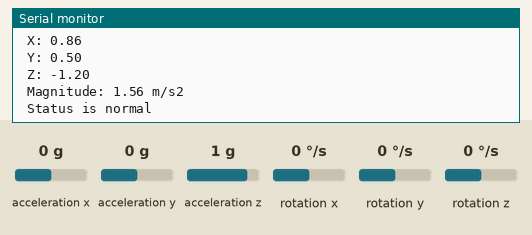
This sketch was run on a simulated ESP32. Shown: the last lines printed to the serial monitor. The test bench sets the inputs (shaded band); at power-on: acceleration x 0 g, acceleration y 0 g, acceleration z 1 g, rotation x 0 °/s, rotation y 0 °/s, rotation z 0 °/s.

Above: at 2.7 s.
2.8 s: acceleration x set to -1.4 g
At 3.09 s:
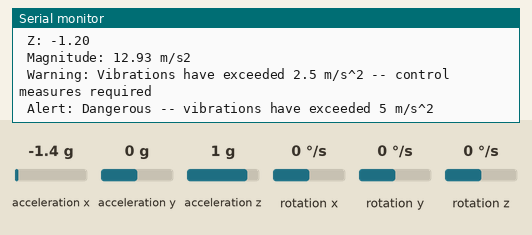
4.4 s: acceleration y set to -1.4 g
At 4.57 s:
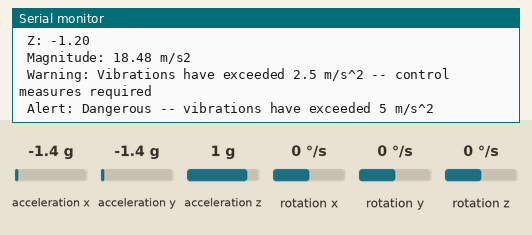
5.9 s: acceleration z set to -1.4 g
At 6.27 s:
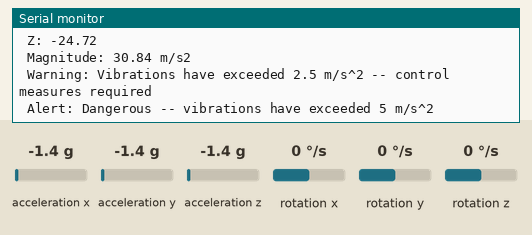
Timing chart, 0 to 8.9 s (numbered marks = the images above; inputs shaded):
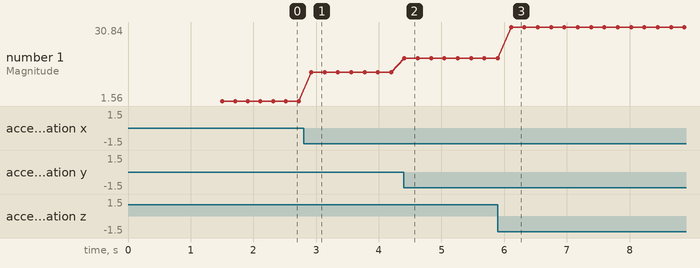

Measured:
- after the input at 2.8 s, the serial monitor: prints a new line after 0.12 s (image 1)
- after the input at 4.4 s, the serial monitor: prints a new line at once (image 2)
- after the input at 5.9 s, the serial monitor: prints a new line after 0.21 s (image 3)
- plotted number 1: 1.56 → 12.93 after the input at 2.8 s, 12.93 → 18.48 after the input at 4.4 s, 18.48 → 30.84 after the input at 5.9 s

The sketch:

MPU6050code.ino
```cpp
#include "MPU6050.h"
#include <Wire.h>

MPU6050 mpu;

void setup() {
  Serial.begin(115200);
  delay(1000);
  Wire.begin(21, 22);
  delay(500);

  Serial.println("Initializing...");
  mpu.initialize();

  Serial.print("WHO_AM_I: 0x");
  Serial.println(mpu.getDeviceID(), HEX);

  Serial.print("Connection: ");
  Serial.println(mpu.testConnection() ? "SUCCESS" : "FAILED");
}

void loop() {
  int16_t ax, ay, az;
  mpu.getAcceleration(&ax, &ay, &az);

  float axf = ax / 16384.0 * 9.8 + 0.86;
  float ayf = ay / 16384.0 * 9.8 + 0.5;
  float azf = az / 16384.0 * 9.8 - 11;
  float magnitude = sqrt(axf * axf + ayf * ayf + azf * azf);

  Serial.print(" X: "); Serial.println(axf, 2);
  Serial.print(" Y: "); Serial.println(ayf, 2);
  Serial.print(" Z: "); Serial.println(azf, 2);

  Serial.print(" Magnitude: "); Serial.print(magnitude, 2);
  Serial.println(" m/s2");

  if (magnitude >= 2.5){
    Serial.println(" Warning: Vibrations have exceeded 2.5 m/s^2 -- control measures required");
  }
  if (magnitude >= 5){
    Serial.println(" Alert: Dangerous -- vibrations have exceeded 5 m/s^2");
  }
  else{
    Serial.println(" Status is normal");
  }

  delay(200);


}
```
